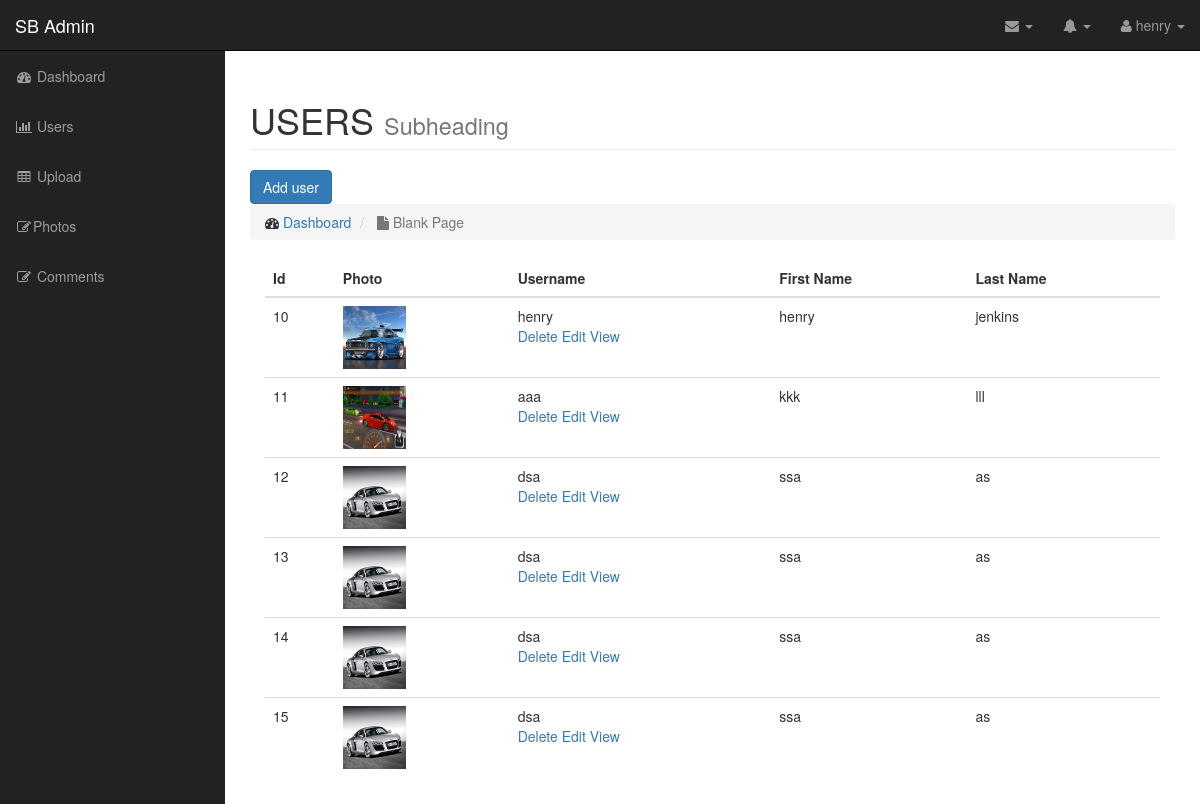
/admin/users.php (signed in), run on the app's committed database.
### tables this page shows
CREATE TABLE `users` (
  `id` int(11) unsigned NOT NULL AUTO_INCREMENT,
  `username` varchar(255) DEFAULT NULL,
  `first_name` varchar(255) DEFAULT NULL,
  `last_name` varchar(255) DEFAULT NULL,
  `password` varchar(255) DEFAULT NULL,
  `user_image` varchar(255) DEFAULT NULL,
  PRIMARY KEY (`id`)
);

### admin/includes/Session.php (called while the page is built, shortened)
<?php
class Session
{
    public function visitor_count()
    {
        if (isset($_SESSION['count'])) {
            return $this->count = $_SESSION['count']++;
        } else {
            return $_SESSION['count'] = 1;
        }
    }
    private function check_the_login()
    {
        if (isset($_SESSION['user_id'])) {
            $this->user_id = $_SESSION['user_id'];
        } else {
            unset($this->user_id);
            $this->signed_in = false;
        }
    }
}
$session = new Session();

### admin/includes/Database.php (called while the page is built, shortened)
<?php
class Database
{
    protected $connection;
    private function open_db_connect()
    {
        $this->connection = new mysqli(
                                    DB_HOST,
                                    DB_USER,
                                    DB_PASS,
                                    DB_NAME
                                  );
    }
    public function query($sql)
    {
        $result = $this->connection->query($sql);
        return $result;
    }
    public function escape_string($string)
    {
        $escaped_string = $this->connection->real_escape_string($string);
        return $escaped_string;
    }
}
$database = new Database();

### admin/includes/User.php (called while the page is built, shortened)
<?php
class User extends Db_object {
    protected static $db_table = "users";
    public $user_image;
    public $upload_directory = "images";
    public $image_placeholder = "http://placehold.it/400x400&text=image";
    public function getImage()
    {
        return empty($this->user_image) ? $this->image_placeholder : $this->upload_directory.DS.$this->user_image;
    }
    public static function find_by_id($id)
    {
        global $database;
        $sql = "SELECT * FROM " . static::$db_table
            . " WHERE id = {$database->escape_string($id)} LIMIT 1";
        $result_set = static::find_by_query($sql);
        return !empty($result_set) ? array_shift($result_set) : new User();
    }
}

### admin/includes/Db_object.php (called while the page is built, shortened)
<?php
class Db_object
{
    private function has_the_attribute($the_attribute)
    {
        $object_properties = get_object_vars($this);
        return array_key_exists($the_attribute, $object_properties);
    }
    public static function instantiation($row)
    {
        $the_object = new $calling_class;
        foreach ($row as $the_attribute => $value) {
            if ($the_object->has_the_attribute($the_attribute)) {
                $the_object->$the_attribute = $value;
            }
        }
        return $the_object;
    }
    public static function find_by_query($sql)
    {
        global $database;
        $result_set = $database->query($sql);
        $the_object_array = array();
        while($row = mysqli_fetch_assoc($result_set)) {
            $the_object_array[] = static::instantiation($row);
        }
        return $the_object_array;
    }
    public static function find_all()
    {
         return static::find_by_query("SELECT * FROM " . static::$db_table);
    }
}

### admin/includes/functions.php (called while the page is built, shortened)
<?php
function ClassAutoLoader($className)
{
    $className = ucwords($className);
    $path = __DIR__."/{$className}.php";
}

### admin/users.php (the view, shortened to what this page needs)
<?php include("includes/header.php"); ?>
<?php
$users = User::find_all();
?>
        <nav class="navbar navbar-inverse navbar-fixed-top" role="navigation">
            <?php include("includes/top_nav.php"); ?>
            <?php include("includes/side_nav.php"); ?>
        </nav>
        <div id="page-wrapper">
            <div class="container-fluid">
                <div class="row">
                    <div class="col-lg-12">
                        <h1 class="page-header">
                            USERS
                            <small>Subheading</small>
                        </h1>
                        <a class="btn btn-primary" href="add_user.php">Add user</a>
                        <ol class="breadcrumb">
                            <li>
                                <i class="fa fa-dashboard"></i>  <a href="index.html">Dashboard</a>
                            </li>
                            <li class="active">
                                <i class="fa fa-file"></i> Blank Page
                            </li>
                        </ol>
                        <div class="col-md-12">
                            <table class="table table-hover">
                                <thead>
                                    <tr>
                                        <th>Id</th>
                                        <th>Photo</th>
                                        <th>Username</th>
                                        <th>First Name</th>
                                        <th>Last Name</th>
                                    </tr>
                                </thead>
                                <tbody>
                                    <?php foreach ($users as $user):?>
                                    <tr>
                                        <td><?php echo $user->id; ?></td>
                                        <td><img class="admin-user-thumbnail" src="<?php echo $user->getImage()?>" alt="">
                                        </td>
                                        <td>
                                            <?php echo $user->username; ?>
                                            <div class="picture_link">
                                                <a href="delete_user.php?id=<?php echo $user->id; ?>">Delete</a>
                                                <a href="edit_user.php?id=<?php echo $user->id; ?>">Edit</a>
                                                <a href="view_user.php?id=<?php echo $user->id; ?>">View</a>
                                            </div>
                                        </td>
                                        <td><?php echo $user->first_name; ?></td>
                                        <td><?php echo $user->last_name; ?></td>
                                    </tr>
                                    <?php endforeach; ?>
                                </tbody>
                            </table>
                        </div>
                    </div>
                </div>
            </div>
        </div>
  <?php include("includes/footer.php"); ?>

### admin/includes/top_nav.php (shortened to what this page needs)
<?php
    if ($session instanceof Session) {
        $user = User::find_by_id($session->user_id);
    }
?>
            <div class="navbar-header">
                <a class="navbar-brand" href="index.php">SB Admin</a>
            </div>
            <ul class="nav navbar-right top-nav">
                <li class="dropdown">
                    <a href="#" class="dropdown-toggle" data-toggle="dropdown"><i class="fa fa-envelope"></i> <b class="caret"></b></a>
                </li>
                <li class="dropdown">
                    <a href="#" class="dropdown-toggle" data-toggle="dropdown"><i class="fa fa-bell"></i> <b class="caret"></b></a>
                </li>
                <li class="dropdown">
                    <a href="#" class="dropdown-toggle" data-toggle="dropdown"><i class="fa fa-user"></i> <?php echo $user->username; ?> <b class="caret"></b></a>
                </li>
            </ul>

### admin/css/photo_modal.css (style rules this page uses)
body { background-color: #269abc; }

### admin/css/sb-admin.css (style rules this page uses)
body { margin-top: 100px; background-color: #222; }
@media (min-width:768px) { body { margin-top: 50px; } }
#page-wrapper { width: 100%; padding: 0; background-color: #fff; }
@media (min-width:768px) { #page-wrapper { padding: 10px; } }
.top-nav { padding: 0 15px; }
.top-nav>li { display: inline-block; float: left; }
.top-nav>li>a { padding-top: 15px; padding-bottom: 15px; line-height: 20px; color: #999; }
.admin-user-thumbnail { width: 63px; height: 63px; }

### data on the page
users: username "henry", id "10", user_image (picture), first_name "henry", last_name "jenkins"
users: id "11", user_image (picture), username "aaa", first_name "kkk", last_name "lll"
users: id "12", user_image (picture), username "dsa", first_name "ssa", last_name "as"
users: id "13", user_image (picture), username "dsa", first_name "ssa", last_name "as"
users: id "14", user_image (picture), username "dsa", first_name "ssa", last_name "as"
users: id "15", user_image (picture), username "dsa", first_name "ssa", last_name "as"
